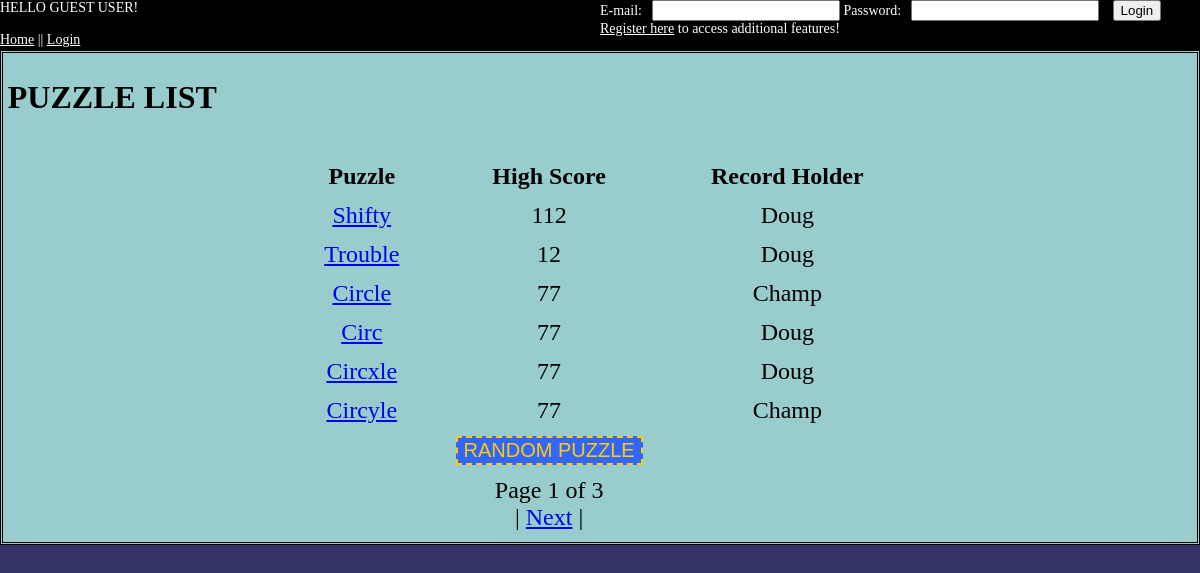
The app's page /puzzlelist.php with its own data.
### tables this page shows
CREATE TABLE `puzzles` (
   `seedlev` int(11) NOT NULL  COMMENT 'pk:  seed, with lastdig giving lev',
   `puzname`varchar(128) NOT NULL COMMENT 'name to show on list',
   `name` varchar(128) NOT NULL COMMENT 'Tag Name of the discoverer. fk to users',
   `recname` varchar(128) NOT NULL COMMENT 'Tag of cur recordholder fk to users',
   `score` int(11) NOT NULL COMMENT 'record score',
   `when`  timestamp NOT NULL comment 'when record was set',
    PRIMARY KEY (`seedlev`)
);

### functions.php (called while the page is built, shortened)
<?php
function view($path, $data = null) {
	include 'views/layout.php';
};

### views/puzzlelist.view.php (the view)
<h1>PUZZLE LIST</h1>
<table id="puzzlelist" class="puzzlelist" cellpadding="5px" >
<tr>
	<td><b>Puzzle</b></td>
	<td><b>High Score</b></td>
	<td><b>Record Holder</b></td>
</tr>
	<?php foreach ($puzzles as $puzzle) : ?>
		<tr>
			<td>
				<a href = "single.php?seedlev=<?= $puzzle['seedlev']; ?>" >
					<?= $puzzle['puzname']; ?>
				</a>
			</td>
			<td>
				<?= $puzzle['score']; ?>
			</td>
			<td>
				<?= $puzzle['recname']; ?>
			</td>		</tr>
	<?php endforeach;
	echo ("<tr><td></td><td><form action='single.php?seedlev=0' method='post'><input type='submit' id='randomButton' name='randomButton' class='controlButton' value='RANDOM PUZZLE'></form></td></tr>");
	echo ("<br>
		"); ?>
<tr><td></td><td><?= 'Page '. $page. ' of '. $lastPage.'<br/>'.$pagination ?></td></tr>
</table>

### puzzlelist.php (shortened to what this page needs)
<?php
require 'gamereqs.php';
if(isset($_GET['page'])) {
	$page = preg_replace("#[^0-9]#","",$_GET['page']);
} else {
	$page = 1;
};
$query = "SELECT COUNT(seedlev) FROM puzzles";
$stmt = $conn->prepare($query);
$stmt->execute();
$result = $stmt->fetch(PDO::FETCH_NUM);
$count = $result[0];
$count = $count+0;
$resultsPerPage = 6;
$lastPage = ceil($count/$resultsPerPage);
$pagination="";
if($lastPage != 1) {
	if($page != $lastPage) {
		$nextPage = $page+1;
		$pagination .= " | <a href='puzzlelist.php?page=". $nextPage ."'>Next</a> | ";
	};
}
if($page == 1) {
	$startQuery = 0;
} else if ($page != $lastPage) {
	$startQuery = ($page-1)*$resultsPerPage;
} else if($page == $lastPage) {
	$startQuery = ($page-1)*$resultsPerPage;
	$resultsLeft = ($count - (($page-1) * $resultsPerPage));
	$resultsPerPage = $resultsLeft;
}
try {
	$conn->setAttribute(PDO::ATTR_ERRMODE, PDO::ERRMODE_EXCEPTION);
	$query = $conn->query('SELECT * FROM puzzles LIMIT '. $startQuery.','. $resultsPerPage);
	while($row = $query->fetch(PDO::FETCH_ASSOC)) {
		$results[] = $row;
	}
} catch(PDOException $e) {
	echo 'ERROR: '. $e->getMessage();
}
view('puzzlelist', array(
	'puzzles' => $results,
	'pagination' => $pagination,
	'page' => $page,
	'lastPage' => $lastPage)
	);
?>

### views/layout.php (shortened to what this page needs)
<!DOCTYPE html>
<html>
	<head>
<?php include('navbar.view.php') ?>
<div id="bodyContent" class="bodyContent">
<?php include($path); ?>
</div>
	</body>
</html>

### views/navbar.view.php
<?php
isset($_SESSION['username']) ? $loglink = '"logout.php?logout">Sign out</a>' : $loglink = '"login2.php">Login</a>' ;
?>
<link rel="stylesheet" type="text/css" href="style.css">
</head>
<body>
<div id="navbar" name="navbar">
	<div id="navLeft">
		<div id="navProfileView">
		<?php include('user_profile.view.php'); ?>
		<br/><a href="./index.php">Home</a> || <a href=<?=$loglink ?>
		</div>
	</div>
	<div id="navRight">
		<div id="navLoginDiv">
			<?php include('login.view.php') ?>
		</div>
		<div id="navRegisterDiv">
			<a href="registration.php" >Register here</a> to access additional features!
		</div>
	</div>
</div>

### views/user_profile.view.php (shortened to what this page needs)
<?php
isset($_SESSION['username']) ? $userName = $_SESSION['username'] : $userName = "GUEST USER";
echo "HELLO " . $userName ."! <br/>";
?>

### views/login.view.php (shortened to what this page needs)
<form name="loginForm" method="POST" action="./login.php" class="navLoginForm">
<li>
	<label for="email"></label>E-mail:<input type="text" name="email" id="email" >
</li>
<li>
	<label for="password"></label>Password:<input type="password" name="password" id="password" >
</li>
<li>
	<input type="submit" value="Login" class="navSubmit" id="navSubmit" name="button-login">
</li>
</form>

### style.css (style rules this page uses)
html { box-sizing: border-box; }
body { margin: auto; background-color: #333366; }
.puzzlelist { margin:auto; width: 50%; text-align: center; font-size: 24px; }
.controlButton { background-color: #3366ff; color: #ffcc00; font-size: 20px; border-color: #ffcc00; border-style: dashed; }
.bodyContent { background-color: #99cccc; margin: 0; border-style: double; padding: .3em; }
#navbar { margin: 0px; font-size: 14px; background-color: black; color: white; height: 50px; width: 100%; }
#navRight { width: 50%; float: right; }
#navRight li { display: inline; }
#navLoginDiv { margin-bottom: auto; }
#navLeft { width: 50%; float: left; }
#navbar a { color: white; }
.navLoginForm input { width: 30%; display: inline; margin-left: 10px; text-align: left; }
#navSubmit { width: auto; text-align: center; }
form li { list-style: none; }

### records on screen
puzzles: puzname "Shifty", score "112", recname "Doug"
puzzles: puzname "Trouble", score "12", recname "Doug"
puzzles: puzname "Circle", score "77", recname "Champ"
puzzles: puzname "Circ", score "77", recname "Doug"
puzzles: puzname "Circxle", score "77", recname "Doug"
puzzles: puzname "Circyle", score "77", recname "Champ"

### other values on screen
$userName "GUEST USER"
$page "1"
$lastPage "3"
